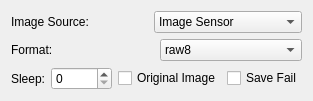
     <widget class="QWidget" name="page_10">
      <layout class="QVBoxLayout" name="verticalLayout_7">
       <item>
        <layout class="QHBoxLayout" name="horizontalLayout_38">
         <item>
          <widget class="QLabel" name="label_34">
           <property name="text">
            <string>Image Source:</string>
           </property>
          </widget>
         </item>
         <item>
          <widget class="QComboBox" name="sourcecomboBox">
           <item>
            <property name="text">
             <string>Image Sensor</string>
            </property>
           </item>
           <item>
            <property name="text">
             <string>Image Display Zone</string>
            </property>
           </item>
           <item>
            <property name="text">
             <string>Program Screenshort</string>
            </property>
           </item>
           <item>
            <property name="text">
             <string>Desktop Screentshort</string>
            </property>
           </item>
          </widget>
         </item>
        </layout>
       </item>
       <item>
        <layout class="QHBoxLayout" name="horizontalLayout_37">
         <item>
          <widget class="QLabel" name="label_35">
           <property name="text">
            <string>Format:</string>
           </property>
          </widget>
         </item>
         <item>
          <widget class="QComboBox" name="formatcomboBox">
           <item>
            <property name="text">
             <string notr="true">raw8</string>
            </property>
           </item>
           <item>
            <property name="text">
             <string notr="true">raw10</string>
            </property>
           </item>
           <item>
            <property name="text">
             <string notr="true">png</string>
            </property>
           </item>
           <item>
            <property name="text">
             <string notr="true">jpeg</string>
            </property>
           </item>
           <item>
            <property name="text">
             <string notr="true">bmp</string>
            </property>
           </item>
          </widget>
         </item>
        </layout>
       </item>
       <item>
        <layout class="QHBoxLayout" name="horizontalLayout_51">
         <item>
          <widget class="QLabel" name="label_46">
           <property name="text">
            <string>Sleep:</string>
           </property>
          </widget>
         </item>
         <item>
          <widget class="QSpinBox" name="saveImageSleepspinBox">
           <property name="suffix">
            <string notr="true"/>
           </property>
           <property name="prefix">
            <string notr="true"/>
           </property>
           <property name="maximum">
            <number>65535</number>
           </property>
          </widget>
         </item>
         <item>
          <widget class="QCheckBox" name="originalcheckBox">
           <property name="text">
            <string>Original Image</string>
           </property>
          </widget>
         </item>
         <item>
          <widget class="QCheckBox" name="saveFailcheckBox">
           <property name="text">
            <string>Save Fail</string>
           </property>
          </widget>
         </item>
        </layout>
       </item>
      </layout>
     </widget>
